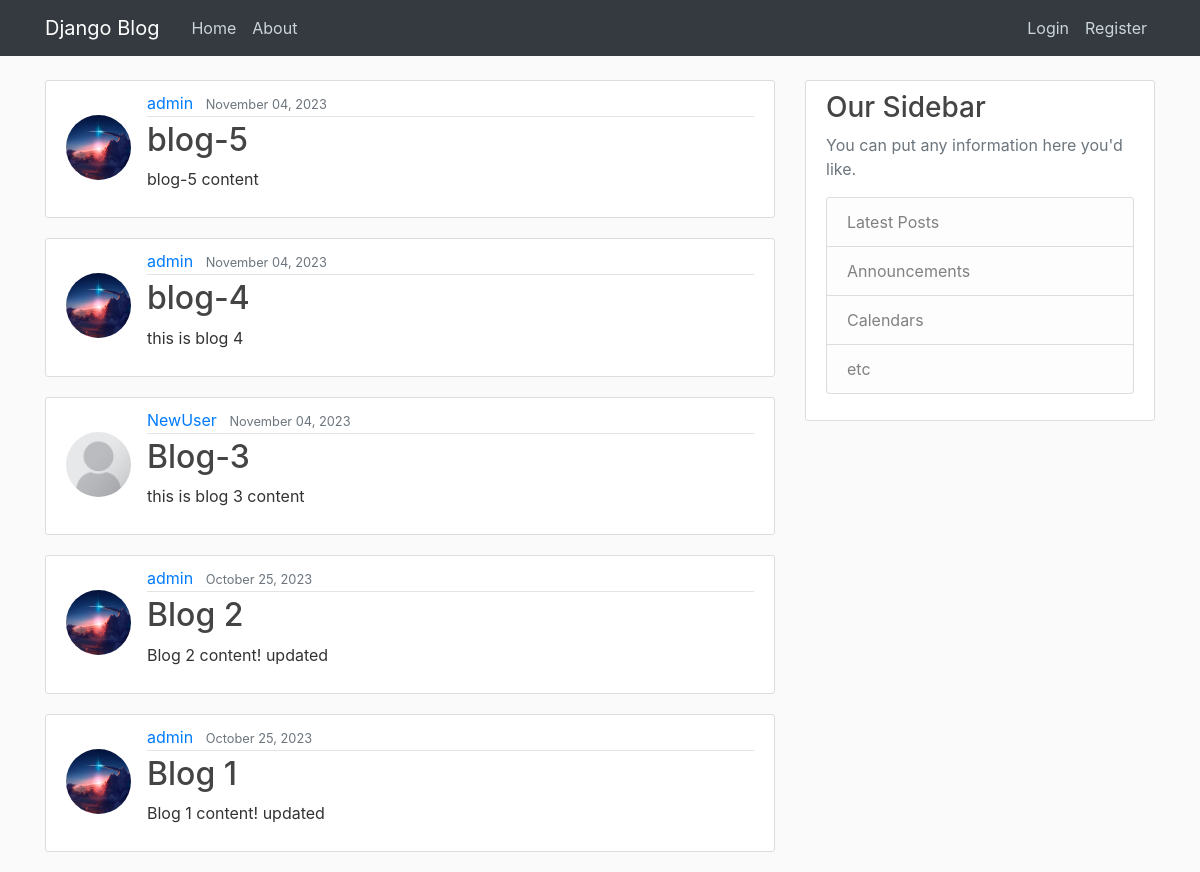
/, run on an earlier commit of the app's database.
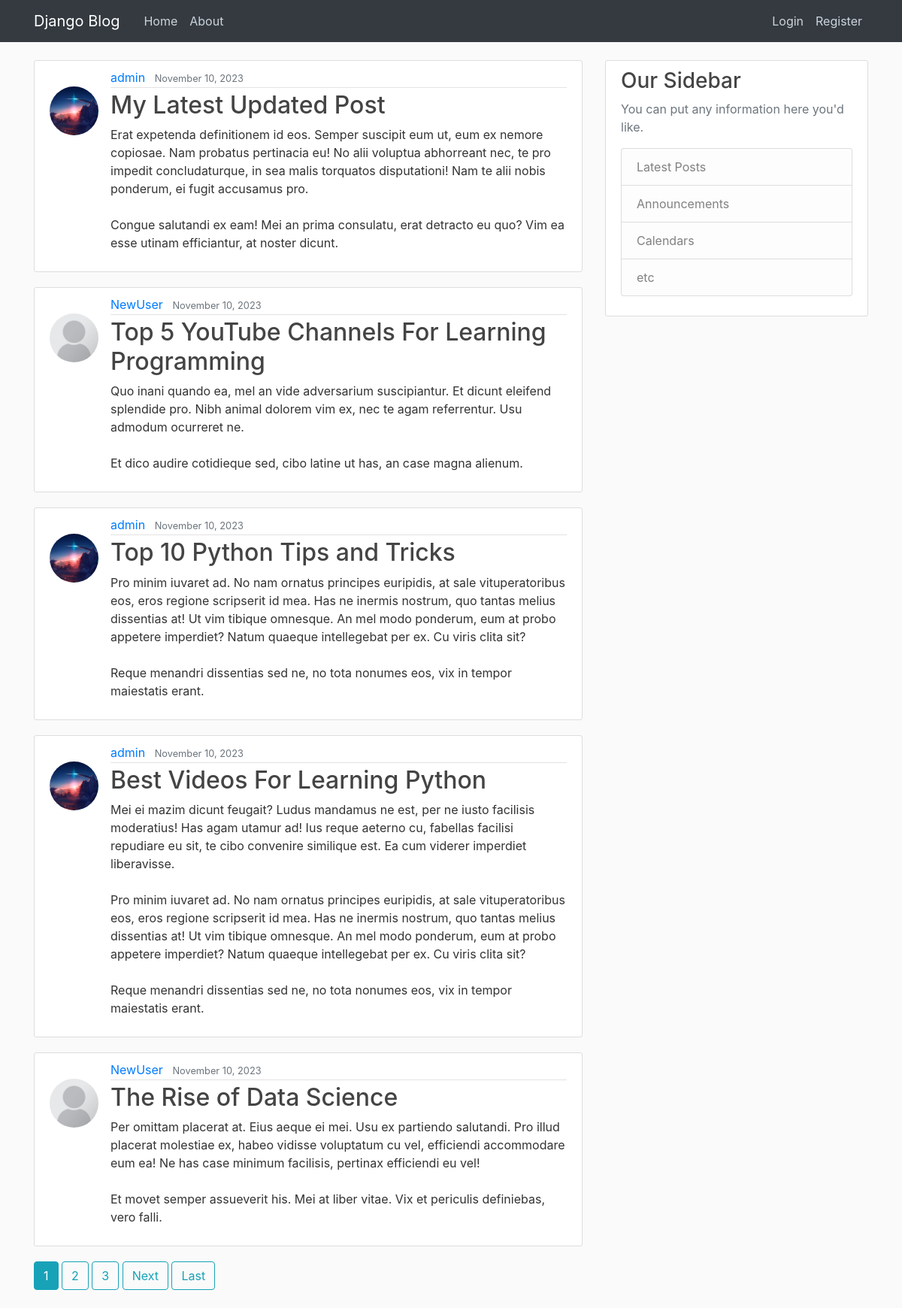
And on a later commit of the database.
### blog_app/models.py (models this page shows, shortened)
class Post(models.Model):
    title=models.CharField(max_length=100)
    content=models.TextField()
    date_posted=models.DateTimeField(default=timezone.now)
    author=models.ForeignKey(User, on_delete=models.CASCADE)

### users/models.py (models this page shows, shortened)
class Profile(models.Model):
    user=models.OneToOneField(User, on_delete=models.CASCADE)
    image=models.ImageField(default='default.jpg', upload_to='profile_pics')

### blog_app/views.py (the view)
# urls.py: path('',PostListView.as_view(), name='blog-home'),
class PostListView(ListView):
    model= Post
    template_name= 'blog_app/home.html'
    context_object_name= 'posts'
    ordering=['-date_posted']
    paginate_by=5

### blog_app/templates/blog_app/home.html (shortened to what this page needs)
{% extends "base.html" %}
{% block content %}
    {% for post in posts %}
        <article class="media content-section">
            <img class='rounded-circle article-img mt-4' src="{{post.author.profile.image.url}}" alt="">
            <div class="media-body">
                <div class="article-metadata">
                    <a class="mr-2" href="#">{{ post.author }}</a>
                    <small class="text-muted">{{ post.date_posted | date:"F d, Y" }}</small>
                </div>
            <h2><a class="article-title" href="{% url 'post-detail' post.id %}">{{ post.title }}</a></h2>
            <p class="article-content">{{ post.content }}</p>
            </div>
        </article>
    {% endfor %}
    {% if is_paginated %}
        {% for num in page_obj.paginator.page_range %}
            {% if page_obj.number == num %}
                <a class='btn btn-info mb-4' href='?page={{num}}'>{{num}}</a>
            {% elif num > page_obj.number|add:'-3' and num < page_obj.number|add:'3' %}
                <a class='btn btn-outline-info mb-4' href='?page={{num}}'>{{num}}</a>
            {% endif %}
        {% endfor %}
        {% if page_obj.has_next %}
            <a class='btn btn-outline-info mb-4' href='?page={{page_obj.next_page_number}}'>Next</a>
            <a class='btn btn-outline-info mb-4' href="?page={{page_obj.paginator.num_pages}}">Last</a>
        {% endif %}
    {% endif %}
{% endblock content %}

What changed in the data, as far as the page shows it:
removed Post: author.profile.image (picture), author "admin", date_posted "November 04, 2023", title "blog-5", content "blog-5 content"
removed Post: author.profile.image (picture), author "admin", date_posted "November 04, 2023", title "blog-4", content "this is blog 4"
no longer on this page (row unchanged): Post: author.profile.image (placeholder picture), author "NewUser", date_posted "November 04, 2023", title "Blog-3", content "this is blog 3 content"
no longer on this page (row unchanged): Post: author.profile.image (picture), author "admin", date_posted "October 25, 2023", title "Blog 2", content "Blog 2 content! updated"
no longer on this page (row unchanged): Post: author.profile.image (picture), author "admin", date_posted "October 25, 2023", title "Blog 1", content "Blog 1 content! updated"
added Post: author.profile.image (picture), author "admin", date_posted "November 10, 2023", title "My Latest Updated Post", content "Erat expetenda definitionem id eos. Semper suscipit eum ut, eum ex nemore copiosae. Nam probatus pertinacia eu! No alii voluptua abhorreant nec, te pro impedit concludaturque, in sea malis torquatos disputationi! Nam te alii nobis ponderum, ei fugit accusamus pro. Congue salutandi ex eam! Mei an prima consulatu, erat detracto eu quo? Vim ea esse utinam efficiantur, at noster dicunt."
added Post: author.profile.image (placeholder picture), author "NewUser", date_posted "November 10, 2023", title "Top 5 YouTube Channels For Learning Programming", content "Quo inani quando ea, mel an vide adversarium suscipiantur. Et dicunt eleifend splendide pro. Nibh animal dolorem vim ex, nec te agam referrentur. Usu admodum ocurreret ne. Et dico audire cotidieque sed, cibo latine ut has, an case magna alienum."
added Post: author.profile.image (picture), author "admin", date_posted "November 10, 2023", title "Top 10 Python Tips and Tricks", content "Pro minim iuvaret ad. No nam ornatus principes euripidis, at sale vituperatoribus eos, eros regione scripserit id mea. Has ne inermis nostrum, quo tantas melius dissentias at! Ut vim tibique omnesque. An mel modo ponderum, eum at probo appetere imperdiet? Natum quaeque intellegebat per ex. Cu viris clita sit? Reque menandri dissentias sed ne, no tota nonumes eos, vix in tempor maiestatis erant."
added Post: author.profile.image (picture), author "admin", date_posted "November 10, 2023", title "Best Videos For Learning Python", content "Mei ei mazim dicunt feugait? Ludus mandamus ne est, per ne iusto facilisis moderatius! Has agam utamur ad! Ius reque aeterno cu, fabellas facilisi repudiare eu sit, te cibo convenire similique est. Ea cum viderer imperdiet liberavisse. Pro minim iuvaret ad. No nam ornatus principes euripidis, at sale vituperatoribus eos, eros regione scripserit id mea. Has ne inermis nostrum, quo tantas melius dissentias at! Ut vim tibique omnesque. An mel modo ponderum, eum at probo appetere imperdiet? Natum quaeque intellegebat per ex. Cu viris clita sit? Reque menandri dissentias sed ne, no tota nonumes eos, vix in tempor maiestatis erant."
added Post: author.profile.image (placeholder picture), author "NewUser", date_posted "November 10, 2023", title "The Rise of Data Science", content "Per omittam placerat at. Eius aeque ei mei. Usu ex partiendo salutandi. Pro illud placerat molestiae ex, habeo vidisse voluptatum cu vel, efficiendi accommodare eum ea! Ne has case minimum facilisis, pertinax efficiendi eu vel! Et movet semper assueverit his. Mei at liber vitae. Vix et periculis definiebas, vero falli."
Also different on the page:
new list line: "1"
new list line: "2"
new list line: "3"
text now shown: "Next Last"
